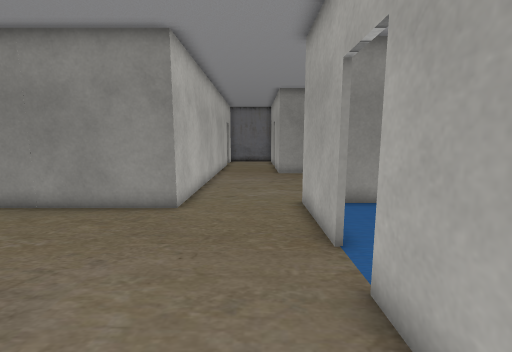
[1] (above)

24 first-person views from a walk through a Unity game level. The camera is 1.2 m above the floor, tilts 8° down and sees 90° across. The floor is counted in squares, 0.5 m on a side. Each view is taken from the middle of a square. On the plan, view 1 faces up. The plan holds only what a view shows up to about 17 squares ahead; the rest is blank. The player character is not drawn. Some surface patterns are stand-ins.

[2]
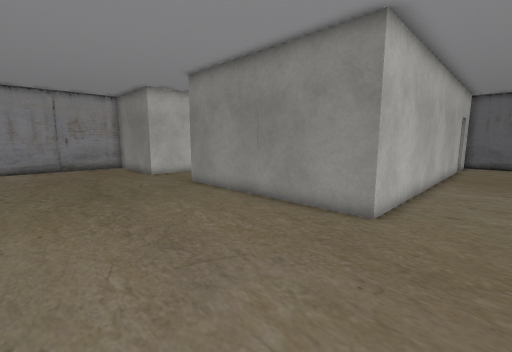

[3]
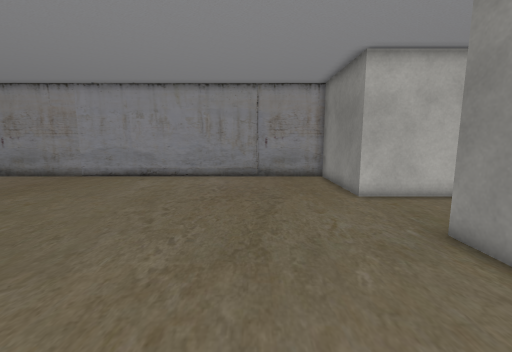

[4]
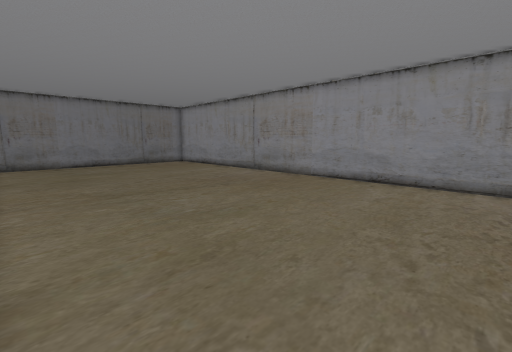

[5]
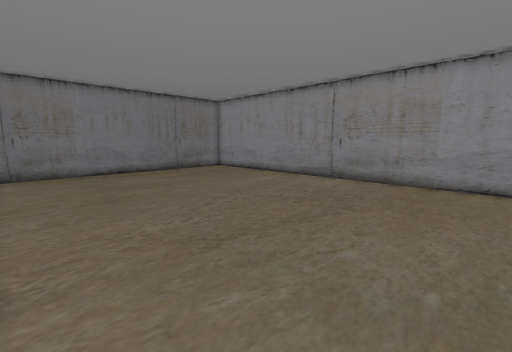

[6]
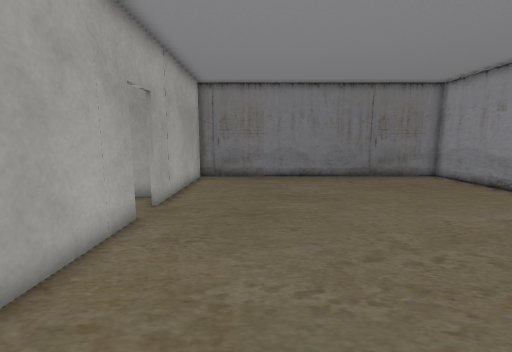

[7]
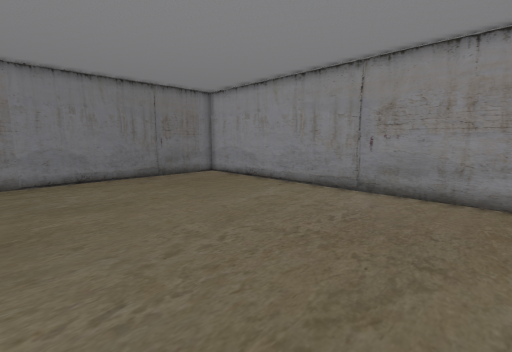

[8]
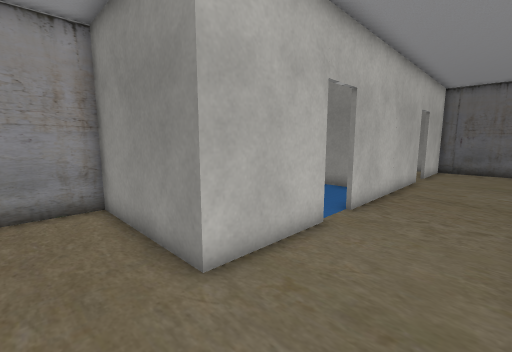

[9]
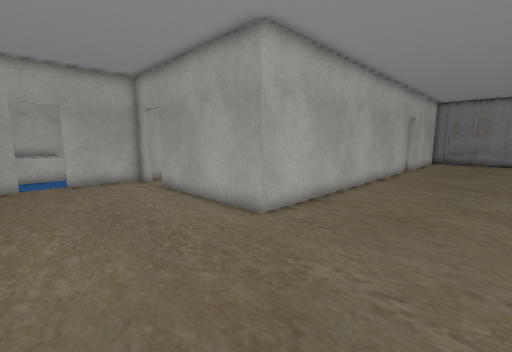

[10]
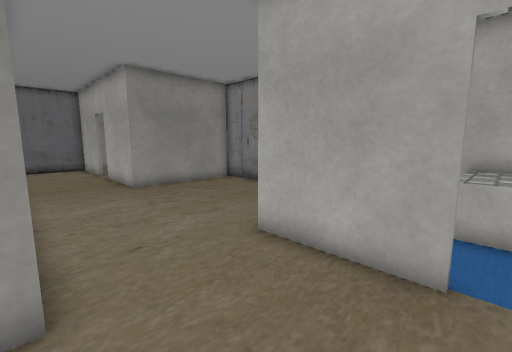

[11]
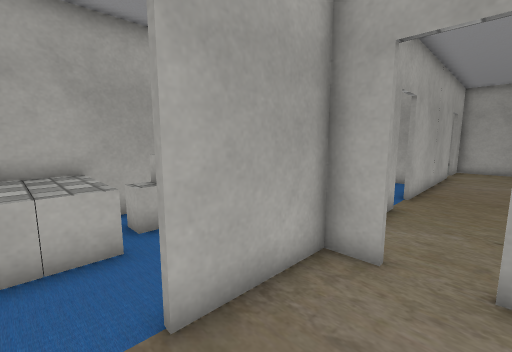

[12]
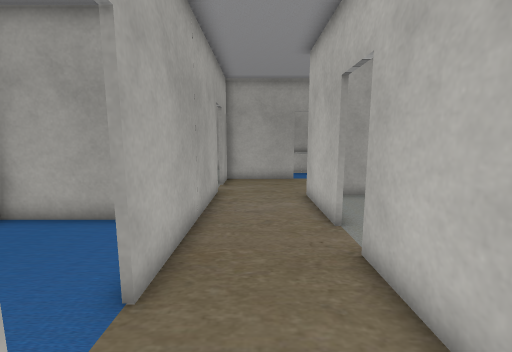

[13]
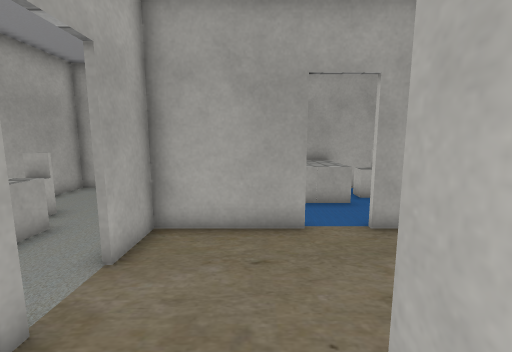

[14]
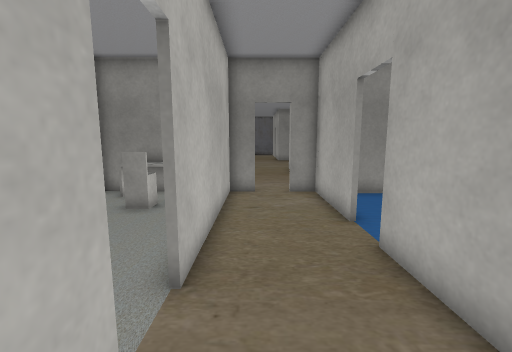

[15]
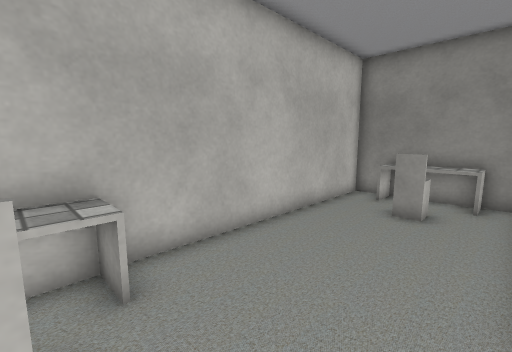

[16]
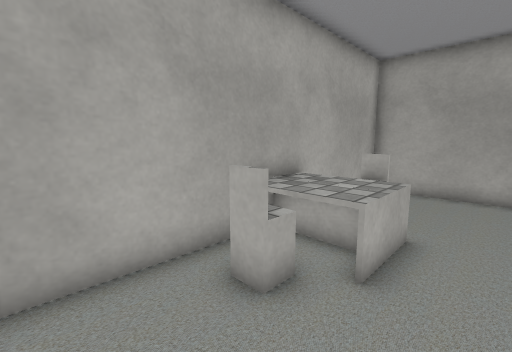

[17]
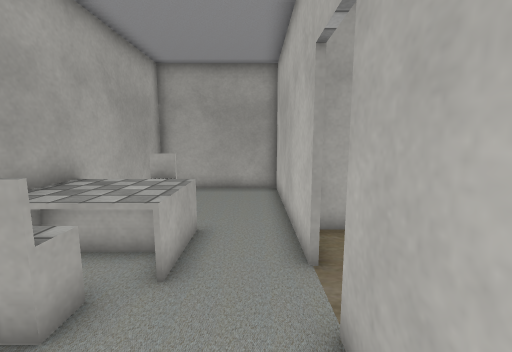

[18]
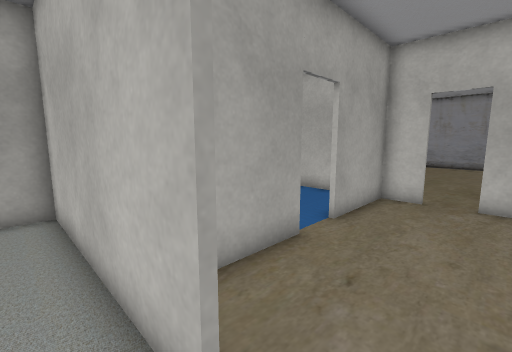

[19]
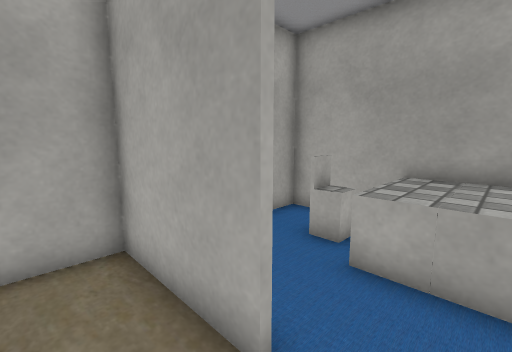

[20]
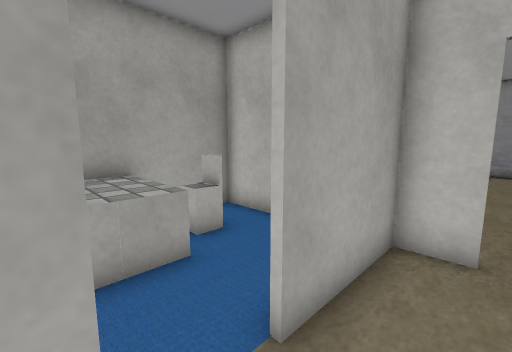

[21]
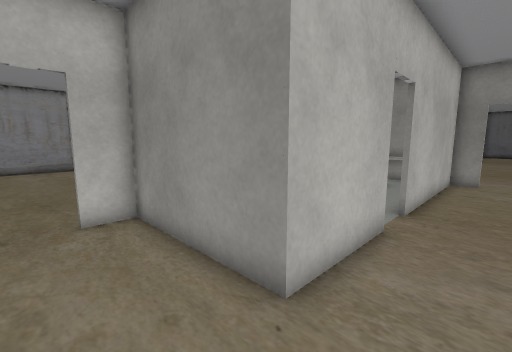

[22]
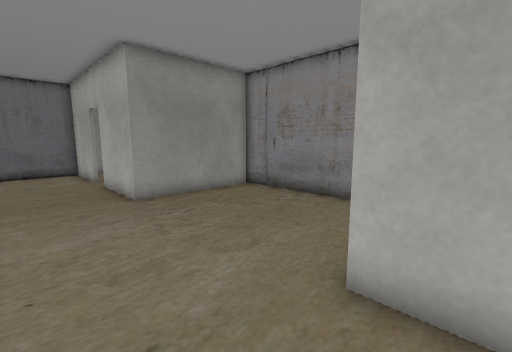

[23]
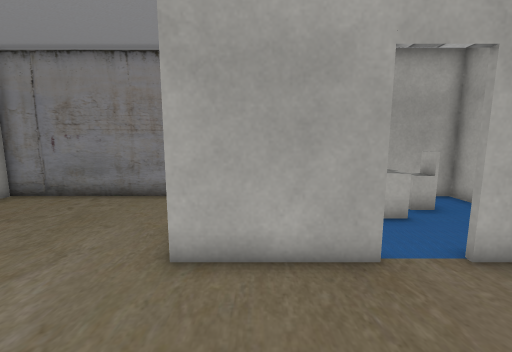

[24]
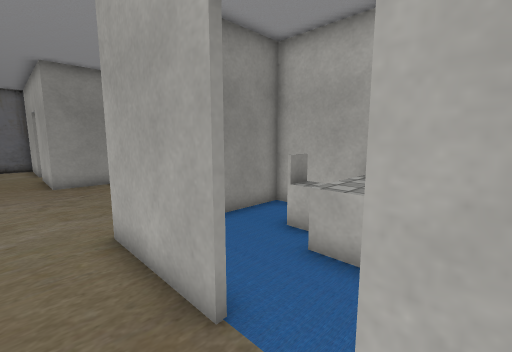

### Floor plan
Ten units are one square. View 1 is at (0, 0); x grows to the right and y downward. Boxes are objects, and circles mark ways between rooms. Rooms are numbered by the first view taken in them; rooms with no view inside come last. Other rooms are left out.
<svg viewBox="-243 -292 325 545">
<path fill="none" stroke="#000" d="M-83 115 -83 0 -10 0M-10 1 -22 1 -22 82M-83 156 -83 134M5 0 18 0 18 -38M18 48 18 1 5 1M-178 -126 -178 -84 -238 -84 -238 247 -79 247M18 84 18 64M-28 -104 -28 -89 -132 -89M18 -55 18 -98M-83 247 -83 172M-178 -228 -178 -144M-178 -266 -178 -245M-139 -287 -158 -287M18 149 18 84M-22 99 -22 141M-14 187 18 187 18 166M-49 139 -38 139M-28 1 -81 1 -81 116M20 166 20 247 77 247 77 118M20 129 20 149M-24 187 -14 187M-22 141 -81 141 -81 156M-81 172 -81 187 -41 187M18 -245 18 -287 -21 -287M-28 -226 -28 -104M77 -118 77 -185 18 -185 18 -228M65 3 77 3 77 -95 34 -95M-81 210 -81 248M-79 247 18 247 18 234"/>
<rect x="-85" y="105" width="20" height="30" fill="#bbb"><title>desk</title></rect>
<rect x="-75" y="5" width="40" height="10" fill="#bbb"><title>desk</title></rect>
<rect x="-65" y="115" width="20" height="20" fill="#bbb"><title>other object</title></rect>
<rect x="-65" y="25" width="20" height="10" fill="#bbb"><title>other object</title></rect>
<rect x="45" y="175" width="30" height="20" fill="#bbb"><title>desk</title></rect>
<rect x="45" y="155" width="30" height="20" fill="#bbb"><title>desk</title></rect>
<rect x="55" y="195" width="10" height="10" fill="#bbb"><title>other object</title></rect>
<rect x="55" y="145" width="10" height="10" fill="#bbb"><title>other object</title></rect>
<rect x="45" y="-45" width="30" height="20" fill="#bbb"><title>desk</title></rect>
<rect x="45" y="-65" width="30" height="20" fill="#bbb"><title>desk</title></rect>
<rect x="55" y="-25" width="10" height="10" fill="#bbb"><title>other object</title></rect>
<rect x="55" y="-75" width="10" height="10" fill="#bbb"><title>other object</title></rect>
<rect x="-65" y="215" width="10" height="20" fill="#bbb"><title>other object</title></rect>
<rect x="-55" y="215" width="20" height="30" fill="#bbb"><title>desk</title></rect>
<rect x="-35" y="215" width="20" height="30" fill="#bbb"><title>desk</title></rect>
<rect x="-15" y="215" width="10" height="20" fill="#bbb"><title>other object</title></rect>
<circle cx="0" cy="75" r="3" fill="#2a7"/>
<circle cx="-80" cy="165" r="3" fill="#2a7"/>
<circle cx="-5" cy="-95" r="3" fill="#2a7"/>
<circle cx="20" cy="-45" r="3" fill="#2a7"/>
<circle cx="-20" cy="90" r="3" fill="#2a7"/>
<circle cx="20" cy="155" r="3" fill="#2a7"/>
<circle cx="-20" cy="165" r="3" fill="#2a7"/>
<circle cx="-35" cy="190" r="3" fill="#2a7"/>
<text x="-140" y="30">1</text>
<text x="0" y="140">2</text>
<text x="-50" y="70">3</text>
<text x="50" y="180">4</text>
<text x="-40" y="170">5</text>
<text x="20" y="-180">6</text>
<text x="50" y="-50">7</text>
<text x="-30" y="220">8</text>
</svg>
Room 1 opens to room 2. Room 1 opens to room 5. Room 1 opens to room 6. Room 1 opens to room 7. Room 2 opens to room 3. Room 2 opens to room 4. Room 2 opens to room 5. Room 5 opens to room 8.

Where each view was taken, in squares from view 1:
view 1: 0 up, 0 right, facing up
view 2: 1 up, 0 right, facing up-left
view 3: 4 up, 7 left, facing left
view 4: 2 up, 9 left, facing down-left
view 5: 5 down, 9 left, facing down-left
view 6: 8 down, 12 left, facing down
view 7: 8 down, 12 left, facing down-left
view 8: 6 up, 14 left, facing up-left
view 9: 6 up, 14 left, facing down-right
view 10: 5 up, 3 left, facing up-right
view 11: 5 up, 1 left, facing down-right
view 12: 3 down, 0 right, facing down
view 13: 12 down, 1 left, facing down
view 14: 12 down, 1 left, facing up
view 15: 12 down, 3 left, facing up-left
view 16: 12 down, 3 right, facing down-right
view 17: 12 down, 3 right, facing down
view 18: 15 down, 3 right, facing down-left
view 19: 17 down, 4 left, facing down-right
view 20: 17 down, 2 left, facing down-left
view 21: 17 down, 0 right, facing up-left
view 22: 8 up, 2 left, facing up-right
view 23: 8 up, 3 left, facing right
view 24: 3 up, 0 right, facing up-right
